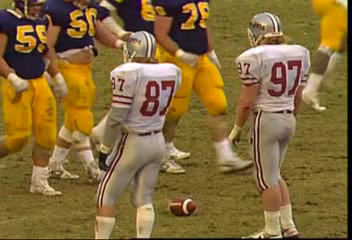
#> input picture frame 34 of OPTICAL_FLOW/stabilized_LK_avg_football_CIF.mp4, 352 x 240 px, given in place of video.mp4, which was not available
$ jupyter execute 'Optical Flow Project LK.ipynb'   (text cells are left out)
#> lines starting #> are read from the running program, lines starting #| are printed output that depends on the picture; pictures that were not available may be replaced by others from this repository, and a replacement may not be noted
[cell 1]
import cv2
import numpy as np
from scipy.ndimage import convolve, median_filter, gaussian_filter1d
import matplotlib.pyplot as plt
from scipy.signal import medfilt

[cell 2]
def estimate_global_motion_lk(prev_gray, curr_gray, max_corners=200, quality_level=0.01, min_distance=7):
    """
    Estimate global motion between two consecutive frames using Lucas-Kanade Optical Flow.
    """
    # Detect good features to track
    prev_points = cv2.goodFeaturesToTrack(prev_gray, maxCorners=max_corners,
                                          qualityLevel=quality_level, minDistance=min_distance)
    if prev_points is None:
        return np.array([0, 0])  # Fallback for no features detected

    # Calculate optical flow
    next_points, status, _ = cv2.calcOpticalFlowPyrLK(prev_gray, curr_gray, prev_points, None)
    good_prev = prev_points[status == 1]
    good_next = next_points[status == 1]

    # Estimate global motion as the median displacement
    motion = np.median(good_next - good_prev, axis=0)
    return motion.flatten() if motion.size > 0 else np.array([0, 0])

[cell 3]
def gaussian_filter_motion(motions, sigma=2):
    """
    Smooth the motion parameters using a Gaussian filter.
    """
    smoothed_motions = np.copy(motions)
    smoothed_motions[:, 0] = gaussian_filter1d(motions[:, 0], sigma=sigma)
    smoothed_motions[:, 1] = gaussian_filter1d(motions[:, 1], sigma=sigma)
    return smoothed_motions

[cell 4]
def warp_frame(frame, translation):
    """
    Warp a frame using the given translation vector.
    """
    h, w = frame.shape[:2]
    transform_matrix = np.array([[1, 0, -translation[0]],
                                  [0, 1, -translation[1]]], dtype=np.float32)
    return cv2.warpAffine(frame, transform_matrix, (w, h))

[cell 5]
def calculate_mse_psnr(original, stabilized):
    """
    Calculate Mean Squared Error (MSE) and Peak Signal-to-Noise Ratio (PSNR) between two frames.
    """
    mse = np.mean((original - stabilized) ** 2)
    if mse == 0:
        return mse, float('inf')
    max_pixel = 255.0
    psnr = 20 * np.log10(max_pixel / np.sqrt(mse))
    return mse, psnr

[cell 6]
def stabilize_video(input_path, output_path):
    """
    Stabilize the video and generate visualizations.
    """
    cap = cv2.VideoCapture(input_path)
    if not cap.isOpened():
        print("Error: Cannot open video.")
        return

    # Prepare video writer
    frame_width = int(cap.get(cv2.CAP_PROP_FRAME_WIDTH))
    frame_height = int(cap.get(cv2.CAP_PROP_FRAME_HEIGHT))
    fps = cap.get(cv2.CAP_PROP_FPS)
    fourcc = cv2.VideoWriter_fourcc(*'XVID')
    out = cv2.VideoWriter(output_path, fourcc, fps, (frame_width, frame_height))

    # Read the first frame and initialize
    ret, prev_frame = cap.read()
#> prev_frame is the input picture: shape (240, 352, 3); mean B, G, R 58.2, 105.6, 131.6
    if not ret:
        print("Error: Cannot read video.")
        return

    prev_gray = cv2.cvtColor(prev_frame, cv2.COLOR_BGR2GRAY)
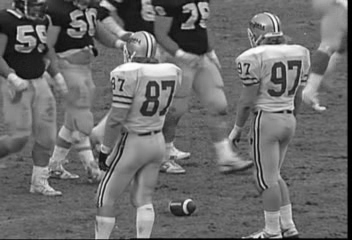
#> prev_gray: shape (240, 352); min 0, max 255, mean 107.9
    motions = []
    original_frames = []
    stabilized_frames = []
    mses = []
    psnrs = []

    # Estimate motion for each frame
    while True:
        ret, curr_frame = cap.read()
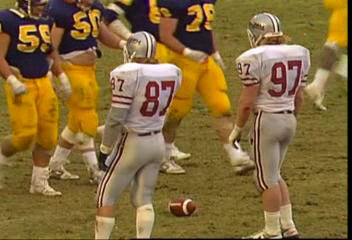
#> input picture frame 35 of OPTICAL_FLOW/stabilized_LK_avg_football_CIF.mp4, 352 x 240 px, given in place of video.mp4, which was not available
#> curr_frame is the input picture: shape (240, 352, 3); mean B, G, R 58, 105.4, 131.1
        if not ret:
            break

        curr_gray = cv2.cvtColor(curr_frame, cv2.COLOR_BGR2GRAY)
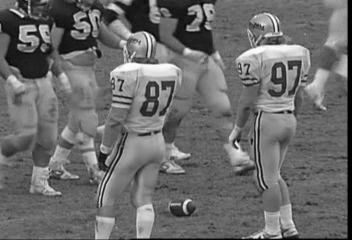
#> curr_gray: shape (240, 352); min 0, max 255, mean 107.6
        motion = estimate_global_motion_lk(prev_gray, curr_gray)
#> in estimate_global_motion_lk, `prev_points = cv2.goodFeaturesToTrack(prev_gray, maxCorners=max_corner..`: prev_points = 200 rows, first 8: [262, 237], [281, 236], [32, 30], [25, 34], [113, 78], [27, 43], [90, 46], [20, 16]
#> in estimate_global_motion_lk, `next_points, status, _ = cv2.calcOpticalFlowPyrLK(prev_gray, curr_gray..`: next_points = 200 rows, first 8: [261.8, 237.3], [280.8, 236.2], [34.89, 29.55], [27.53, 33.51], [112.7, 78.27], [29.68, 42.58], [93.66, 47.55], [23.14, 15.59]; status = 200 values, max 1 at index 0, min 0 at index 168, mean 0.99
#> in estimate_global_motion_lk, `good_prev = prev_points[status == 1]`: good_prev = 198 pairs, first value 6 to 346, second value 1 to 237
#> in estimate_global_motion_lk, `good_next = next_points[status == 1]`: good_next = 198 pairs, first value 5.75 to 346, second value 0.914 to 237.3
#> in estimate_global_motion_lk, `motion = np.median(good_next - good_prev, axis=0)`: motion = [0.246, 0.277]
#> motion = [0.246, 0.277]
        motions.append(motion)

        original_frames.append(curr_frame)
        prev_gray = curr_gray

    motions = np.array(motions)
    # Smooth the motion using Gaussian filter
    smoothed_motions = gaussian_filter_motion(motions, sigma=2)

    # Reset video and apply stabilization
    cap.set(cv2.CAP_PROP_POS_FRAMES, 0)
    for i, smoothed_motion in enumerate(smoothed_motions):
        ret, frame = cap.read()
        if not ret:
            break

        # Warp the frame based on smoothed motion
        stabilized_frame = warp_frame(frame, smoothed_motion)
        stabilized_frames.append(stabilized_frame)

        # Calculate MSE and PSNR
        mse, psnr = calculate_mse_psnr(cv2.cvtColor(original_frames[i], cv2.COLOR_BGR2GRAY),
                                       cv2.cvtColor(stabilized_frame, cv2.COLOR_BGR2GRAY))
        mses.append(mse)
        psnrs.append(psnr)

        out.write(stabilized_frame)

    cap.release()
    out.release()
    print("Stabilization complete. Video saved to:", output_path)

    # Plot Trajectories and Metrics
    plt.figure(figsize=(10, 6))

    # X Trajectory
    plt.subplot(2, 2, 1)
    plt.plot(motions[:, 0], label='Original X Trajectory', color='royalblue')
    plt.plot(smoothed_motions[:, 0], label='Smoothed X Trajectory', color='darkorange')
    plt.title('X Trajectory')
    plt.xlabel('Frame')
    plt.ylabel('X Translation')
    plt.legend()

    # Y Trajectory
    plt.subplot(2, 2, 2)
    plt.plot(motions[:, 1], label='Original Y Trajectory', color='royalblue')
    plt.plot(smoothed_motions[:, 1], label='Smoothed Y Trajectory', color='darkorange')
    plt.title('Y Trajectory')
    plt.xlabel('Frame')
    plt.ylabel('Y Translation')
    plt.legend()

    # Plot MSE
    plt.subplot(2, 2, 3)
    plt.plot(mses, label='MSE', color='green')
    plt.title('Mean Squared Error (MSE)')
    plt.xlabel('Frame')
    plt.ylabel('MSE')

    # Plot PSNR
    plt.subplot(2, 2, 4)
    plt.plot(psnrs, label='PSNR', color='orange')
    plt.title('Peak Signal-to-Noise Ratio (PSNR)')
    plt.xlabel('Frame')
    plt.ylabel('PSNR (dB)')

    plt.tight_layout()
    plt.show()

$ run again, starting later in the video
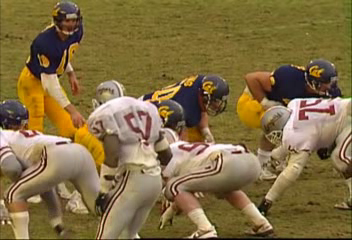
#> input picture frame 155 of OPTICAL_FLOW/stabilized_LK_avg_football_CIF.mp4, 352 x 240 px, given in place of video.mp4, which was not available
#> in stabilize_video, prev_frame is the input picture: shape (240, 352, 3); mean B, G, R 67, 109.4, 129.7
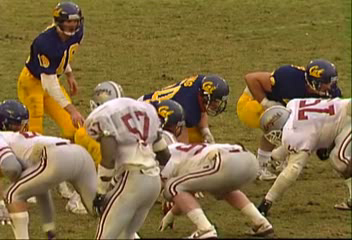
#> input picture frame 156 of OPTICAL_FLOW/stabilized_LK_avg_football_CIF.mp4, 352 x 240 px, given in place of video.mp4, which was not available
#> in stabilize_video, curr_frame is the input picture: shape (240, 352, 3); mean B, G, R 67.1, 109.2, 129.9
#> in stabilize_video, `curr_gray = cv2.cvtColor(curr_frame, cv2.COLOR_BGR2GRAY)`:
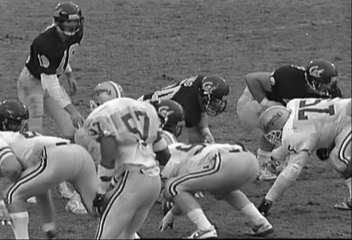
#> curr_gray: shape (240, 352); min 1, max 255, mean 110.5
#> prev_points = 200 rows, first 8: [139, 237], [204, 92], [286, 106], [144, 99], [158, 96], [241, 152], [305, 101], [183, 84]
#> next_points = 200 rows, first 8: [138.3, 237.1], [203.9, 92.18], [285.3, 105.8], [143.5, 99.49], [157.5, 96.32], [238.5, 150.8], [304.3, 101], [182.9, 84.15]; status = 200 values from 1 to 1
#> good_prev = 200 pairs, first value 1 to 349, second value 3 to 238
#> good_next = 200 pairs, first value 0.107 to 348.7, second value 3.64 to 238
#> in estimate_global_motion_lk, `motion = np.median(good_next - good_prev, axis=0)`: motion = [-0.399, 0.201]

$ run again, starting later in the video
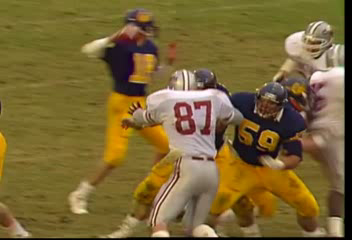
#> input picture frame 276 of OPTICAL_FLOW/stabilized_LK_avg_football_CIF.mp4, 352 x 240 px, given in place of video.mp4, which was not available
#> in stabilize_video, prev_frame is the input picture: shape (240, 352, 3); mean B, G, R 53.7, 101.7, 121.7
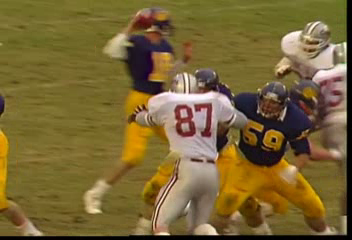
#> input picture frame 277 of OPTICAL_FLOW/stabilized_LK_avg_football_CIF.mp4, 352 x 240 px, given in place of video.mp4, which was not available
#> in stabilize_video, curr_frame is the input picture: shape (240, 352, 3); mean B, G, R 53.3, 101.3, 120.9
#> in stabilize_video, `curr_gray = cv2.cvtColor(curr_frame, cv2.COLOR_BGR2GRAY)`:
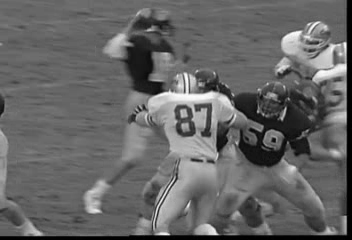
#> curr_gray: shape (240, 352); min 0, max 253, mean 101.7
#> prev_points = 200 rows, first 8: [168, 235], [216, 235], [278, 120], [183, 89], [255, 112], [303, 32], [276, 81], [168, 88]
#> next_points = 200 rows, first 8: [167.7, 233.3], [216.5, 233], [281.4, 119.4], [183.8, 91.92], [257.8, 111.9], [300.8, 31.53], [276.8, 76.87], [169.4, 90.9]; status = 200 values, max 1 at index 0, min 0 at index 14, mean 0.96
#> good_prev = 192 pairs, first value 1 to 342, second value 17 to 236
#> good_next = 192 pairs, first value 3.21 to 351.9, second value 18.88 to 233.4
#> in estimate_global_motion_lk, `motion = np.median(good_next - good_prev, axis=0)`: motion = [2.78, -0.166]
